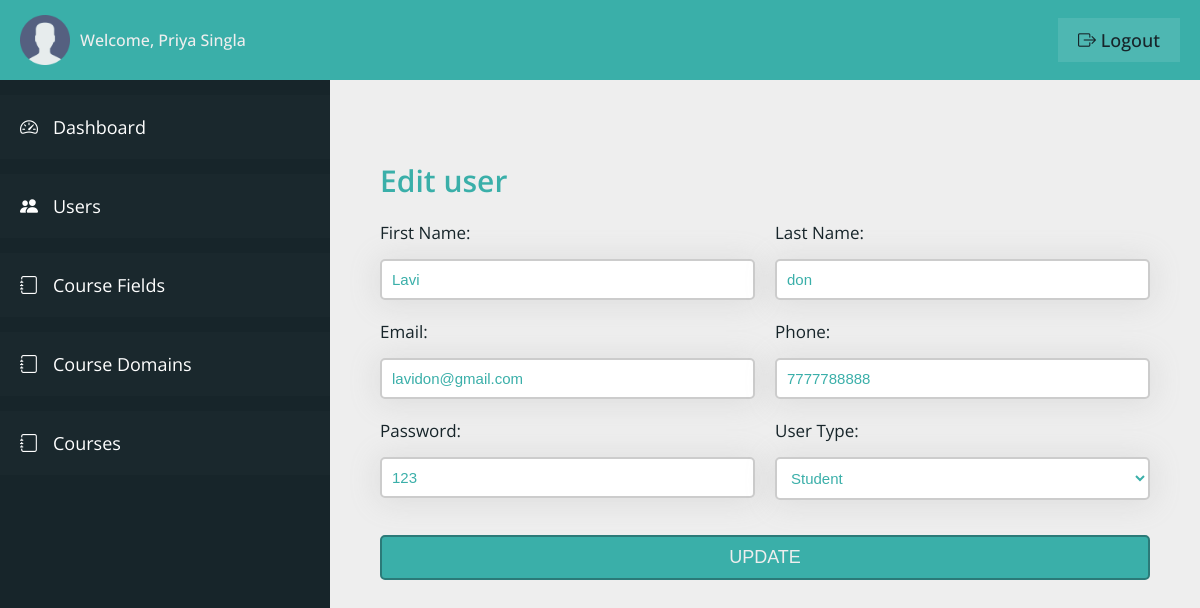
/admin/users-edit.php?uid=5 (signed in), run on an earlier commit of the app's database.
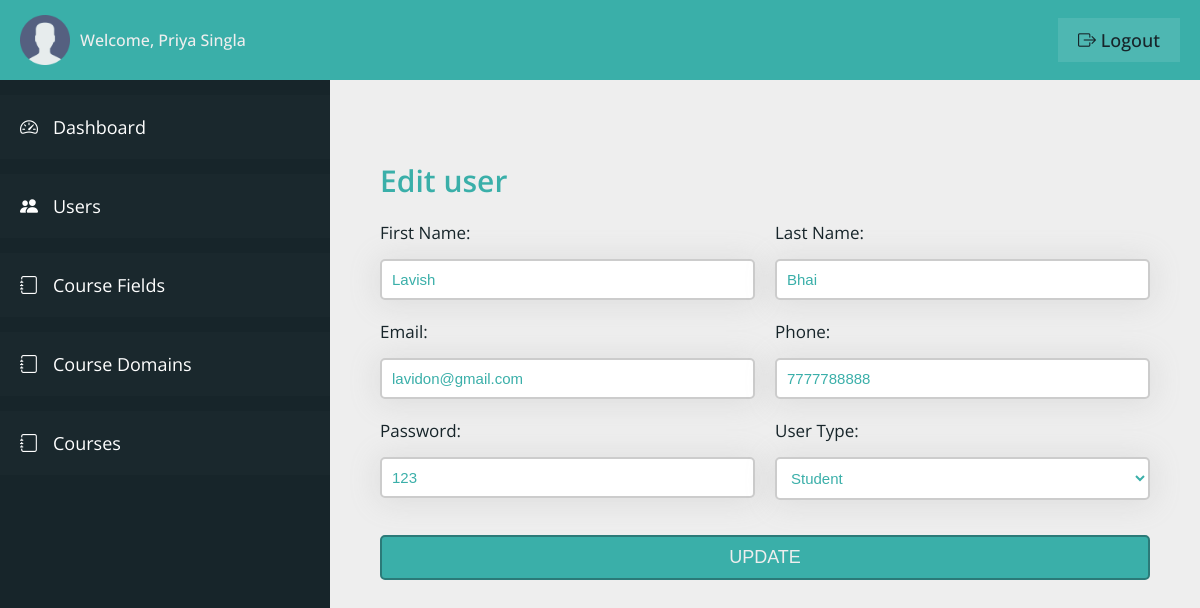
And on a later commit of the database.
### tables this page shows
CREATE TABLE `user_table` (
  `user_id` int(11) NOT NULL,
  `user_firstname` varchar(100) NOT NULL,
  `user_lastname` varchar(100) NOT NULL,
  `user_type` varchar(20) NOT NULL,
  `user_email` varchar(100) NOT NULL,
  `user_phone` varchar(10) NOT NULL,
  `user_password` varchar(100) NOT NULL,
  `user_createdon` datetime NOT NULL DEFAULT current_timestamp()
);

### admin/users-edit.php (the view, shortened to what the changed rows need)
<?php
include "../connection.php";
?>
<!DOCTYPE html>
<html lang="en">
<head>
    <link rel="stylesheet" href="css/style.css">
    <link rel="stylesheet" href="https://cdn.jsdelivr.net/npm/bootstrap-icons@1.11.0/font/bootstrap-icons.css">
</head>
<body>
    <div class="container">
        <main class="main__content">
            <div class="login-container-2">
                <form action="<?php echo htmlspecialchars($_SERVER['REQUEST_URI']) ?>" method="post"
                    class="login__form">
                    <?php
                    $eq = "SELECT * FROM `user_table` WHERE `user_id` = '" . $_GET['uid'] . "'";
                    $er = mysqli_query($con, $eq);
                    if (mysqli_num_rows($er) > 0) {
                        while ($erow = mysqli_fetch_array($er)) {
                    ?>
                    <div class="input">
                        <label class="label__text">First Name:</label>
                        <input type="text" value="<?php echo $erow['user_firstname']; ?>" class="input__box"
                            name="user_fname" id="f_name" required>
                    </div>
                    <div class="input">
                        <label class="label__text">Last Name:</label>
                        <input type="text" value="<?php echo $erow['user_lastname']; ?>" class="input__box"
                            name="user_lname" id="l_name" required>
                    </div>
                    <div class="input">
                        <label class="label__text">Email:</label>
                        <input type="email" value="<?php echo $erow['user_email']; ?>" class="input__box"
                            name="user_mail" id="email" required>
                    </div>
                    <div class="input">
                        <label class="label__text">Phone:</label>
                        <input type="text" value="<?php echo $erow['user_phone']; ?>" class="input__box"
                            name="user_phone" id="phone" required>
                    </div>
                    <div class="input">
                        <label class="label__text">Password:</label>
                        <input type="text" value="<?php echo $erow['user_password']; ?>" class="input__box"
                            name="user_pass" id="password" required>
                    </div>
                    <div class="input">
                        <label class="label__text">User Type:</label>
                        <select name="user_type" class="input__box" id="utype" required>
                            <option value="<?php echo $erow['user_type']; ?>"><?php echo $erow['user_type']; ?></option>
                        </select>
                    </div>
                    <div class="input input__btn">
                        <input type="submit" value="Update" class="btn" name="edit_user">
                    </div>
                    <?php
                        }
                    }
                    ?>
                </form>
            </div>
        </main>
    </div>
</body>
</html>

What changed in the data, as far as the page shows it:
changed user_table "lavidon@gmail.com": user_fname "Lavi" → "Lavish"; user_lname "don" → "Bhai"
